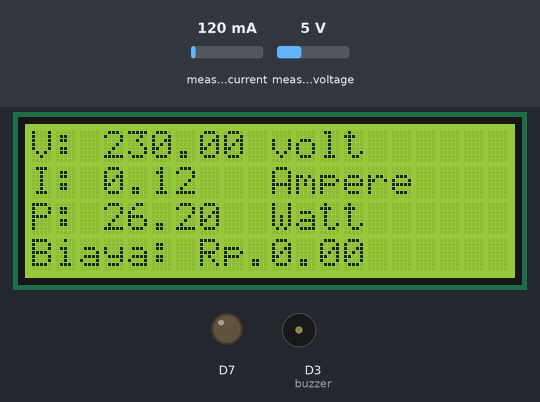
A sketch run on a simulated ESP8266 (NodeMCU). On the bench: 20×4 character LCD, output pins drawn as LEDs (lit = HIGH), buzzer (waves = sounding, pin HIGH). The test bench sets the inputs (shaded band); at power-on: measured current 120 mA, measured voltage 5 V. WiFi joins after 1.5 s; servers stay silent unless stated; what the sketch prints to the serial monitor is not drawn.

Above: at 3.5 s.
3.6 s: measured current set to 40 mA
At 5.1 s:
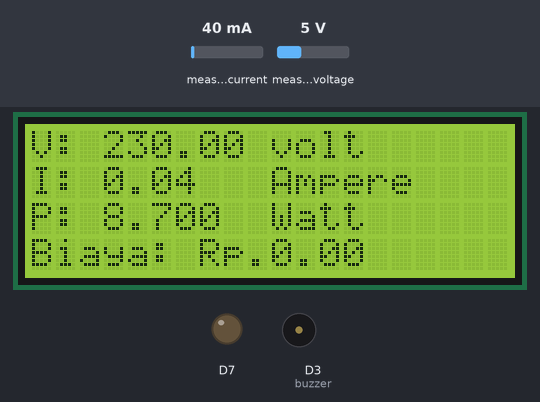
5.4 s: measured voltage set to 0.3 V
At 6.9 s:
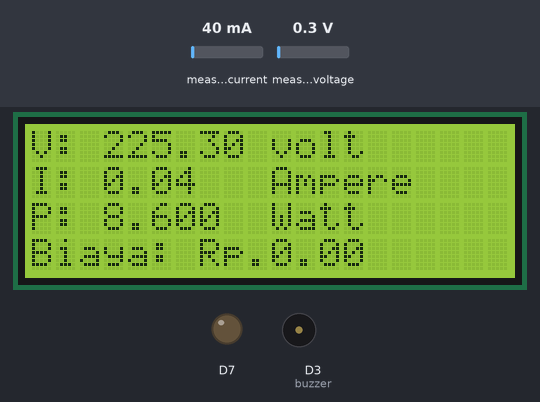
7.4 s: measured current set to 500 mA
At 8.5 s:
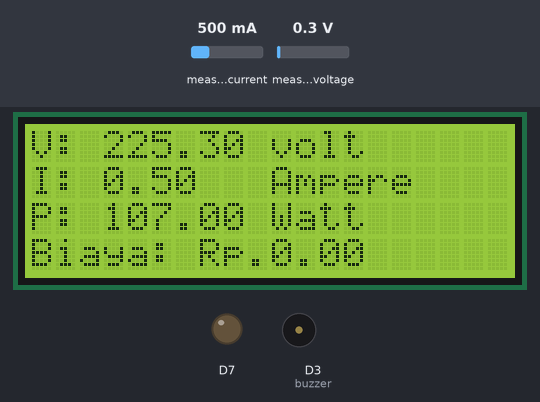
9.4 s: measured voltage set to 3.8 V
At 11.2 s:
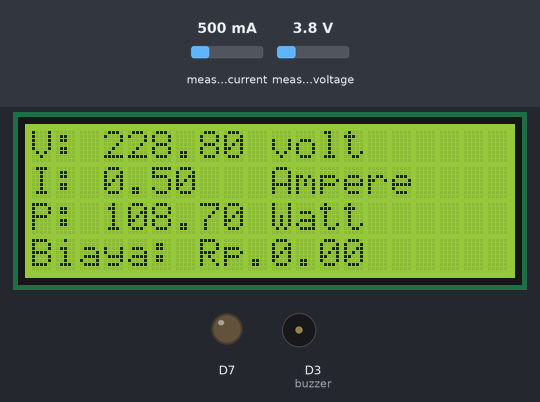
Timing chart, 0 to 12.4 s (numbered marks = the images above; inputs shaded):
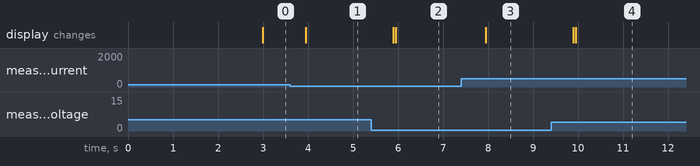

Measured:
- after the input at 3.6 s, the display: changes after 0.35 s (image 1)
- after the input at 5.4 s, the display: first changes after 0.50 s (image 2 shows a later state)
- after the input at 7.4 s, the display: changes after 0.55 s (image 3)
- after the input at 9.4 s, the display: first changes after 0.50 s (image 4 shows a later state)

The sketch:

Monitoring_Daya_IOT_Blynk.ino
```cpp
#include <ESP8266WiFi.h>
#include <BlynkSimpleEsp8266.h>
#include <PZEM004Tv30.h>
#include <LiquidCrystal_I2C.h>

const int pzem2 = D5;
const int pzem1 = D6;
const int buzzer = D3;
float harga = 1444;
float VAmax = 450;
int detik = 5;
float voltage;
float current;
float power;
float energy;
float frequency;
float pf;
float dana;
float biaya = 0;
float regane;

PZEM004Tv30 pzem(pzem1, pzem2);
LiquidCrystal_I2C lcd(0x27, 20, 4);

char auth[] = "1XwlgdtCztXJSIeNWT7TVHfbZTL-B_R_";

// Your WiFi credentials.
// Set password to "" for open networks.
char ssid[] = "OPPO A3s";
char pass[] = "modal dikit dong";

BlynkTimer timer;

// This function sends Arduino's up time every second to Virtual Pin (5).
// In the app, Widget's reading frequency should be set to PUSH. This means
// that you define how often to send data to Blynk App.
void myTimerEvent()
{
  // You can send any value at any time.
  // Please don't send more that 10 values per second.
  //digitalWrite(D7, V6);
  listrik();
  Blynk.virtualWrite(V0, voltage);
  Blynk.virtualWrite(V1, current);
  Blynk.virtualWrite(V2, power);
  Blynk.virtualWrite(V3, frequency);
  Blynk.virtualWrite(V4, energy);
  Blynk.virtualWrite(V5, biaya);
  Serial.print(digitalRead(D7));
}

void setup()
{
  // Debug console
  Serial.begin(9600);
  lcd.begin();
  lcd.backlight();
  Blynk.begin(auth, ssid, pass);
  // You can also specify server:
  //Blynk.begin(auth, ssid, pass, "blynk-cloud.com", 80);
  //Blynk.begin(auth, ssid, pass, IPAddress(192,168,1,100), 8080);
  // Setup a function to be called every second
  timer.setInterval(1000L, myTimerEvent);
  pinMode(D7, OUTPUT);
  pinMode(D3, OUTPUT);
}

void loop()
{
  Blynk.run();
  timer.run(); // Initiates BlynkTimer
}

void listrik() {
  voltage = pzem.voltage();
  if ( !isnan(voltage) ) {
    Serial.print("Voltage: ");
    Serial.print(voltage);
    Serial.println("V");
    lcd.setCursor(0, 0);
    lcd.print("V: ");
    lcd.setCursor(3, 0);
    lcd.print(voltage);
    lcd.setCursor(10, 0);
    lcd.print("volt");
  } else {
    voltage=0;
    Serial.println("Error reading voltage");
    lcd.setCursor(0, 0);
    lcd.print("V: ");
    lcd.setCursor(3, 0);
    lcd.print(voltage);
    lcd.setCursor(10, 0);
    lcd.print("volt");
  }

  current = pzem.current();
  if ( !isnan(current) ) {
    Serial.print("Current: ");
    Serial.print(current);
    Serial.println("A");
    lcd.setCursor(0, 1);
    lcd.print("I: ");
    lcd.setCursor(3, 1);
    lcd.print(current);
    lcd.setCursor(10, 1);
    lcd.print("Ampere");
  } else {
    current = 0;
    Serial.println("Error reading current");
    lcd.setCursor(0, 1);
    lcd.print("I: ");
    lcd.setCursor(3, 1);
    lcd.print(current);
    lcd.setCursor(10, 1);
    lcd.print("Ampere");
  }

  power = pzem.power();
  if ( !isnan(power) ) {
    Serial.print("Power: ");
    Serial.print(power);
    Serial.println("W");
    lcd.setCursor(0, 2);
    lcd.print("P: ");
    lcd.setCursor(3, 2);
    lcd.print(power);
    lcd.setCursor(10, 2);
    lcd.print("Watt");
  } else {
    power = 0;
    Serial.println("Error reading power");
    Serial.print("Power: ");
    Serial.print(power);
    Serial.println("W");
    lcd.setCursor(0, 2);
    lcd.print("P: ");
    lcd.setCursor(3, 2);
    lcd.print("0");
    lcd.setCursor(10, 2);
    lcd.print("Watt");
  }

  energy = pzem.energy();
  if ( !isnan(energy) ) {
    Serial.print("Energy: "); Serial.print(energy, 3); Serial.println("kWh");
  } else {
    energy = 0;
    Serial.println("Error reading energy");
  }

  frequency = pzem.frequency();
  if ( !isnan(frequency) ) {
    Serial.print("Frequency: "); Serial.print(frequency, 1); Serial.println("Hz");
  } else {
    frequency = 0;
    Serial.println("Error reading frequency");
  }

  pf = pzem.pf();
  if ( !isnan(pf) ) {
    Serial.print("PF: "); Serial.println(pf);
  } else {
    pf = 0;
    Serial.println("Error reading power factor");
  }

  if ( !isnan(power) ) {
    dana = (energy * (harga / (3600 / detik)));
    regane = biaya + dana;
    Serial.print("biaya: Rp."); Serial.println(biaya);
    lcd.setCursor(0, 3);
    lcd.print("Biaya: Rp.");
    lcd.setCursor(10, 3);
    lcd.print(biaya);
  } else {
    Serial.print("biaya: Rp.");
    Serial.println(biaya);
    lcd.setCursor(0, 3);
    lcd.print("Biaya: Rp.");
    lcd.setCursor(10, 3);
    lcd.print(biaya);
  }
  biaya = regane;

  Serial.println();

  if (power >= VAmax) {
    digitalWrite(buzzer, HIGH);
  }

  if (power < VAmax) {
    digitalWrite(buzzer, LOW);
  }
}
```
